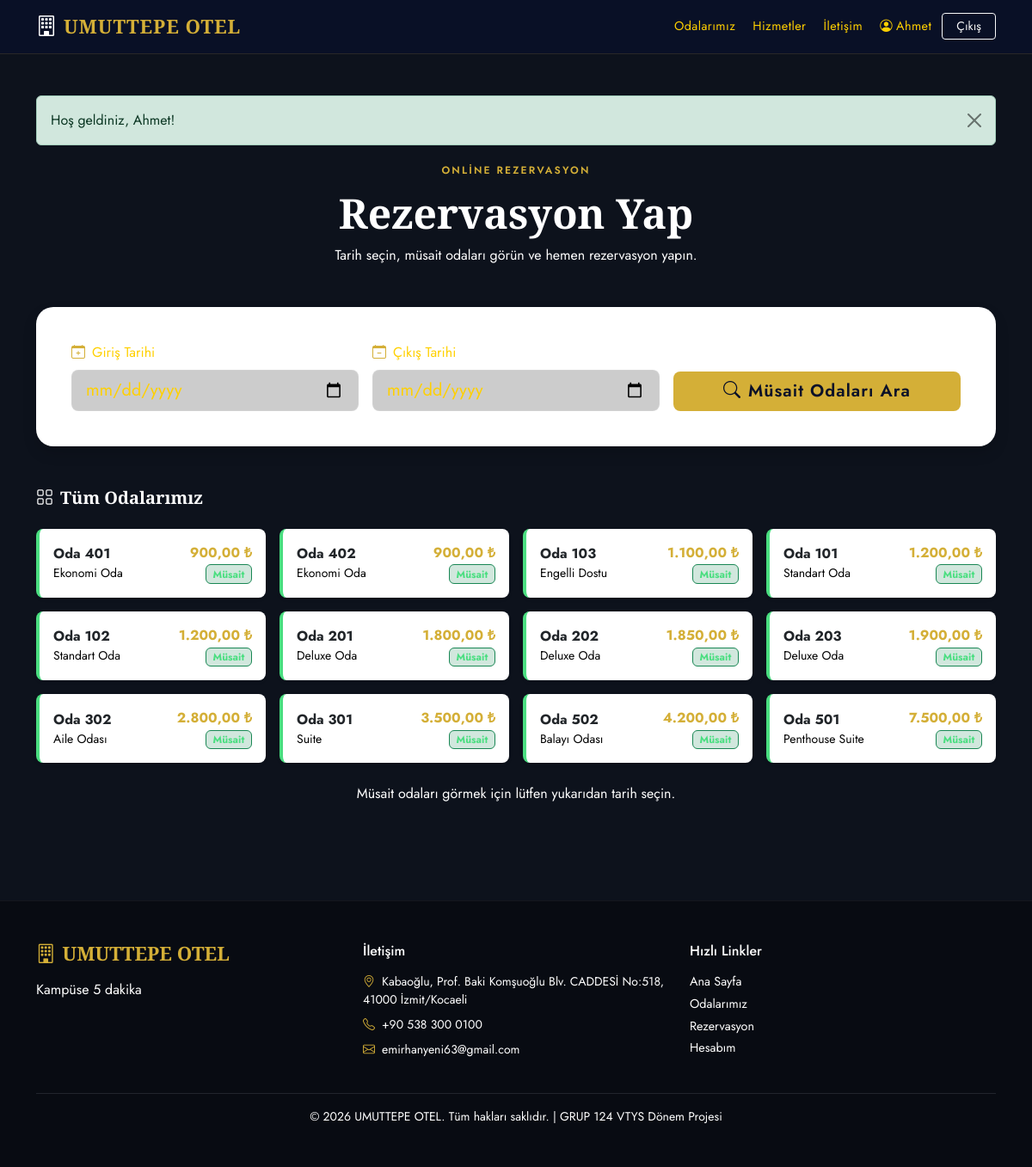
The app's page /rezervasyon.php (signed in) with its own data.
### tables this page shows
CREATE TABLE odalar (
    oda_id    INT AUTO_INCREMENT PRIMARY KEY,
    oda_no    VARCHAR(10)      NOT NULL UNIQUE,
    tip_id    INT              NOT NULL,
    fiyat     DECIMAL(10,2)    NOT NULL,
    durum     ENUM('bos','dolu') NOT NULL DEFAULT 'bos',
    kat       INT              NOT NULL DEFAULT 1,
    aciklama  TEXT,
    CHECK (fiyat > 0),
    CHECK (kat BETWEEN 1 AND 20),
    FOREIGN KEY (tip_id) REFERENCES oda_tipleri(tip_id)
        ON UPDATE CASCADE ON DELETE RESTRICT
);

CREATE TABLE oda_tipleri (
    tip_id    INT AUTO_INCREMENT PRIMARY KEY,
    tip_adi   VARCHAR(50)  NOT NULL UNIQUE,
    aciklama  TEXT,
    kapasite  INT          NOT NULL DEFAULT 2,
    CHECK (kapasite BETWEEN 1 AND 10)
);

### baglanti.php (called while the page is built, shortened)
<?php
function db_query($conn, $sql, $types = '', $params = []) {
    $stmt = mysqli_prepare($conn, $sql);
    mysqli_stmt_execute($stmt);
    return $stmt;
}
function db_fetch_all($conn, $sql, $types = '', $params = []) {
    $stmt = db_query($conn, $sql, $types, $params);
    $result = mysqli_stmt_get_result($stmt);
    $rows = [];
    while ($row = mysqli_fetch_assoc($result)) {
        $rows[] = $row;
    }
    return $rows;
}
function e($str) {
    return htmlspecialchars($str ?? '', ENT_QUOTES, 'UTF-8');
}
function format_para($miktar) {
    return number_format($miktar, 2, ',', '.') . ' ₺';
}

### rezervasyon.php (the view, shortened to what this page needs)
<?php
require_once 'baglanti.php';
require_once 'includes/auth.php';
$giris  = $_GET['giris']  ?? '';
$cikis  = $_GET['cikis']  ?? '';
$tum_odalar = db_fetch_all($baglanti,
    "SELECT o.*, ot.tip_adi, ot.kapasite
     FROM odalar o
     JOIN oda_tipleri ot ON o.tip_id = ot.tip_id
     ORDER BY o.fiyat ASC"
);
$musait_odalar = [];
?>
<?php include 'includes/header.php'; ?>
<div class="container py-5">
    <div class="text-center mb-5">
        <span class="section-tag">Online Rezervasyon</span>
        <h2 class="section-title">Rezervasyon Yap</h2>
        <p class="text-muted">Tarih seçin, müsait odaları görün ve hemen rezervasyon yapın.</p>
    </div>
    <div class="rezervasyon-form-wrap mb-5 shadow">
        <form method="GET" action="" class="row g-3 align-items-end">
            <div class="col-md-4">
                <label class="form-label fw-500"><i class="bi bi-calendar-plus me-2 text-gold"></i>Giriş Tarihi</label>
                <input type="date" name="giris" id="giris_tarihi" class="form-control form-control-lg"
                       value="<?= e($giris) ?>" min="<?= date('Y-m-d') ?>" required>
            </div>
            <div class="col-md-4">
                <label class="form-label fw-500"><i class="bi bi-calendar-minus me-2 text-gold"></i>Çıkış Tarihi</label>
                <input type="date" name="cikis" id="cikis_tarihi" class="form-control form-control-lg"
                       value="<?= e($cikis) ?>" min="<?= date('Y-m-d', strtotime('+1 day')) ?>" required>
            </div>
            <div class="col-md-4">
                <button type="submit" class="btn btn-gold btn-lg w-100">
                    <i class="bi bi-search me-2"></i>Müsait Odaları Ara
                </button>
            </div>
        </form>
    </div>
    <?php if ($giris && $cikis): ?>
        <?php $gece = (new DateTime($giris))->diff(new DateTime($cikis))->days; ?>
        <div class="d-flex justify-content-between align-items-center mb-3 flex-wrap gap-2">
            <h5 class="mb-0">
                <i class="bi bi-check-circle text-success me-2"></i>
                <?= format_tarih($giris) ?> → <?= format_tarih($cikis) ?> (<?= $gece ?> gece)
            </h5>
            <span class="badge bg-success fs-6"><?= count($musait_odalar) ?> oda müsait</span>
        </div>
        <?php if (empty($musait_odalar)): ?>
            <div class="alert alert-warning text-center py-4">
                <i class="bi bi-calendar-x fs-2 d-block mb-2"></i>
                <strong>Seçili tarihlerde müsait oda bulunmamaktadır.</strong><br>
                <small class="text-muted">Farklı tarihler deneyebilirsiniz.</small>
            </div>
        <?php else: ?>
            <div class="row g-4">
                <?php
                $oda_gorselleri = [
                    'Standart Oda'    => 'https://images.unsplash.com/photo-1631049307264-da0ec9d70304?w=600&q=80',
                    'Deluxe Oda'      => 'https://images.unsplash.com/photo-1618773928121-c32242e63f39?w=600&q=80',
                    'Suite'           => 'https://images.unsplash.com/photo-1582719478250-c89cae4dc85b?w=600&q=80',
                    'Aile Odası'      => 'https://images.unsplash.com/photo-1566665797739-1674de7a421a?w=600&q=80',
                    'Ekonomi Oda'     => 'https://images.unsplash.com/photo-1595576508898-0ad5c879a061?w=600&q=80',
                    'Penthouse Suite' => 'https://images.unsplash.com/photo-1602343168117-bb8ffe3e2e9f?w=600&q=80',
                    'Balayı Odası'    => 'https://images.unsplash.com/photo-1540518614846-7eded433c457?w=600&q=80',
                    'Engelli Dostu'   => 'https://images.unsplash.com/photo-1590490360182-c33d57733427?w=600&q=80',
                ];
                foreach ($musait_odalar as $oda):
                    $gorsel = $oda_gorselleri[$oda['tip_adi']] ?? 'https://images.unsplash.com/photo-1631049307264-da0ec9d70304?w=600&q=80';
                ?>
                <div class="col-md-6 col-lg-4">
                    <div class="card room-card oda-bos border-0">
                        <img src="<?= $gorsel ?>" class="card-img-top" alt="<?= e($oda['tip_adi']) ?>" style="height:200px;object-fit:cover;">
                        <span class="position-absolute top-0 end-0 m-3 badge badge-bos px-3 py-2">
                            <i class="bi bi-check-circle me-1"></i>MÜSAİT
                        </span>
                        <div class="card-body p-4">
                            <div class="d-flex justify-content-between mb-2">
                                <div>
                                    <h5 class="mb-0"><?= e($oda['tip_adi']) ?></h5>
                                    <small class="text-muted">Oda <?= e($oda['oda_no']) ?> · <?= e($oda['kat']) ?>. Kat</small>
                                </div>
                                <div class="text-end">
                                    <div class="room-price"><?= format_para($oda['fiyat']) ?></div>
                                    <small class="text-muted">/ gece</small>
                                </div>
                            </div>
                            <p class="text-muted small mb-3"><?= e($oda['aciklama'] ?? '') ?></p>
                            <div class="d-flex gap-3 mb-3 text-muted small">
                                <span><i class="bi bi-people me-1"></i><?= e($oda['kapasite']) ?> Kişi</span>
                                <span><i class="bi bi-wifi me-1"></i>WiFi</span>
                            </div>
                            <div class="bg-light rounded-3 p-3 mb-3 text-center">
                                <span class="text-muted small"><?= $gece ?> gece toplam: </span>
                                <strong class="text-gold fs-5"><?= format_para($oda['tahmini_toplam']) ?></strong>
                            </div>
                            <button class="btn btn-gold w-100"
                                    data-bs-toggle="modal"
                                    data-bs-target="#rezModal"
                                    data-oda-id="<?= $oda['oda_id'] ?>"
                                    data-oda-no="<?= e($oda['oda_no']) ?>"
                                    data-tip="<?= e($oda['tip_adi']) ?>"
                                    data-fiyat="<?= format_para($oda['tahmini_toplam']) ?>"
                                    data-giris="<?= e($giris) ?>"
                                    data-cikis="<?= e($cikis) ?>">
                                <i class="bi bi-calendar-plus me-2"></i>Rezervasyon Yap
                            </button>
                        </div>
                    </div>
                </div>
                <?php endforeach; ?>
            </div>
        <?php endif; ?>
    <?php else: ?>
        <h5 class="mb-4 text-muted"><i class="bi bi-grid me-2"></i>Tüm Odalarımız</h5>
        <div class="row g-3">
            <?php foreach ($tum_odalar as $oda): ?>
            <div class="col-md-6 col-lg-3">
                <div class="card border-0 shadow-sm rounded-3 <?= $oda['durum']==='bos' ? 'oda-bos' : 'oda-dolu' ?>">
                    <div class="card-body p-3">
                        <div class="d-flex justify-content-between align-items-center">
                            <div>
                                <strong>Oda <?= e($oda['oda_no']) ?></strong>
                                <div class="text-muted small"><?= e($oda['tip_adi']) ?></div>
                            </div>
                            <div class="text-end">
                                <div class="fw-bold text-gold"><?= format_para($oda['fiyat']) ?></div>
                                <span class="badge <?= $oda['durum']==='bos' ? 'badge-bos' : 'badge-dolu' ?> small">
                                    <?= $oda['durum'] === 'bos' ? 'Müsait' : 'Dolu' ?>
                                </span>
                            </div>
                        </div>
                    </div>
                </div>
            </div>
            <?php endforeach; ?>
        </div>
        <div class="text-center mt-4">
            <p class="text-muted">Müsait odaları görmek için lütfen yukarıdan tarih seçin.</p>
        </div>
    <?php endif; ?>
</div>
<?php include 'includes/footer.php'; ?>

### Css/style.css (style rules this page uses)
:root { --navy: #0a1128; --navy2: #162444; --gold: #d4af37; --gold2: #eed16e; --bg-main: #0d121c; --surface: #ffff; --cream: #000000; --text-main: #ffd000; --text-muted: #ffd000; --bs-font-sans-serif: 'Jost', sans-serif; }
body { font-family: var(--bs-font-sans-serif); background: var(--bg-main); color: var(--text-main); }
h1, h2, h3, h4, h5 { font-family: 'Cormorant Garamond', serif; font-weight: 600; }
p { color:#000000 !important; }
div.text-muted.small { color: #000000 !important; }
.text-muted { color: #ffffff !important; }
.btn-gold { background: var(--gold); color: var(--navy); border: none; font-weight: 600; letter-spacing: 0.05em; transition: all 0.25s; }
.text-gold { color: var(--gold) !important; }
.section-tag { display: inline-block; font-size: 0.75rem; font-weight: 600; letter-spacing: 0.18em; text-transform: uppercase; color: var(--gold); margin-bottom: 0.75rem; }
.section-title { font-family: 'Cormorant Garamond', serif; font-size: clamp(2rem, 4vw, 3rem); font-weight: 700; color: #ffffff; }
.badge-bos { background: rgba(25, 135, 84, 0.2) !important; color: #4ade80 !important; border: 1px solid #198754; }
.rezervasyon-form-wrap { background: var(--surface); border: 1px solid rgba(255,255,255,0.05); border-radius: 20px; box-shadow: 0 8px 40px rgba(0,0,0,0.3); padding: 40px; }
.oda-bos { border-left: 4px solid #4ade80 !important; }
.form-control { background: rgba(0,0,0,0.2); border: 1px solid rgba(255,255,255,0.1); color: var(--text-main); }

### records on screen
odalar: oda_no "401", tip.tip_adi "Ekonomi Oda", fiyat "900,00 ₺", durum "Müsait"
odalar: oda_no "402", tip.tip_adi "Ekonomi Oda", fiyat "900,00 ₺", durum "Müsait"
odalar: oda_no "103", tip.tip_adi "Engelli Dostu", fiyat "1.100,00 ₺", durum "Müsait"
odalar: oda_no "101", tip.tip_adi "Standart Oda", fiyat "1.200,00 ₺", durum "Müsait"
odalar: oda_no "102", tip.tip_adi "Standart Oda", fiyat "1.200,00 ₺", durum "Müsait"
odalar: oda_no "201", tip.tip_adi "Deluxe Oda", fiyat "1.800,00 ₺", durum "Müsait"
odalar: oda_no "202", tip.tip_adi "Deluxe Oda", fiyat "1.850,00 ₺", durum "Müsait"
odalar: oda_no "203", tip.tip_adi "Deluxe Oda", fiyat "1.900,00 ₺", durum "Müsait"
odalar: oda_no "302", tip.tip_adi "Aile Odası", fiyat "2.800,00 ₺", durum "Müsait"
odalar: oda_no "301", tip.tip_adi "Suite", fiyat "3.500,00 ₺", durum "Müsait"
odalar: oda_no "502", tip.tip_adi "Balayı Odası", fiyat "4.200,00 ₺", durum "Müsait"
odalar: oda_no "501", tip.tip_adi "Penthouse Suite", fiyat "7.500,00 ₺", durum "Müsait"

### other values on screen
$otel_adi "UMUTTEPE OTEL"
$_SESSION['ad'] "Ahmet"
$f['mesaj'] "Hoş geldiniz, Ahmet!"
$otel_icerik['slogan'] "Kampüse 5 dakika"
$otel_icerik['adres'] "Kabaoğlu, Prof. Baki Komşuoğlu Blv. CADDESİ No:518, 41000 İzmit/Kocaeli"
$otel_icerik['telefon'] "+90 538 300 0100"
$otel_icerik['email_iletisim'] "emirhanyeni63@gmail.com"
